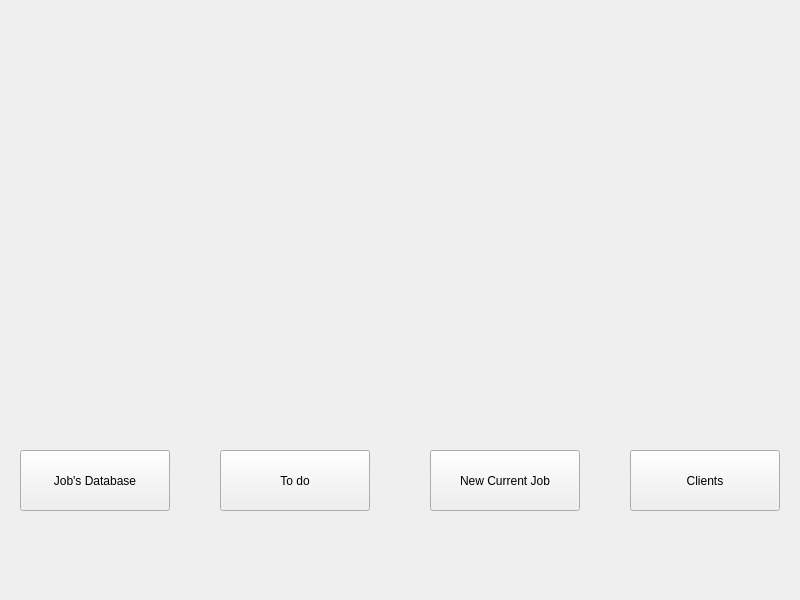
<?xml version="1.0" encoding="UTF-8"?>
<ui version="4.0">
 <class>MainWindow</class>
 <widget class="QMainWindow" name="MainWindow">
  <property name="geometry">
   <rect>
    <x>0</x>
    <y>0</y>
    <width>800</width>
    <height>600</height>
   </rect>
  </property>
  <property name="minimumSize">
   <size>
    <width>800</width>
    <height>600</height>
   </size>
  </property>
  <property name="maximumSize">
   <size>
    <width>800</width>
    <height>600</height>
   </size>
  </property>
  <property name="windowTitle">
   <string>Menu</string>
  </property>
  <property name="windowIcon">
   <iconset>
    <normaloff>logo.png</normaloff>logo.png</iconset>
  </property>
  <widget class="QWidget" name="centralwidget">
   <property name="minimumSize">
    <size>
     <width>800</width>
     <height>600</height>
    </size>
   </property>
   <property name="maximumSize">
    <size>
     <width>800</width>
     <height>600</height>
    </size>
   </property>
   <widget class="QPushButton" name="jobs">
    <property name="geometry">
     <rect>
      <x>20</x>
      <y>450</y>
      <width>150</width>
      <height>61</height>
     </rect>
    </property>
    <property name="autoFillBackground">
     <bool>false</bool>
    </property>
    <property name="text">
     <string>Job's Database</string>
    </property>
   </widget>
   <widget class="QPushButton" name="clients">
    <property name="geometry">
     <rect>
      <x>630</x>
      <y>450</y>
      <width>150</width>
      <height>61</height>
     </rect>
    </property>
    <property name="text">
     <string>Clients</string>
    </property>
   </widget>
   <widget class="QPushButton" name="add_current_job">
    <property name="geometry">
     <rect>
      <x>430</x>
      <y>450</y>
      <width>150</width>
      <height>61</height>
     </rect>
    </property>
    <property name="text">
     <string>New Current Job</string>
    </property>
   </widget>
   <widget class="QPushButton" name="to_do">
    <property name="geometry">
     <rect>
      <x>220</x>
      <y>450</y>
      <width>150</width>
      <height>61</height>
     </rect>
    </property>
    <property name="text">
     <string>To do</string>
    </property>
   </widget>
   <widget class="QLabel" name="label">
    <property name="geometry">
     <rect>
      <x>300</x>
      <y>100</y>
      <width>200</width>
      <height>200</height>
     </rect>
    </property>
    <property name="text">
     <string/>
    </property>
    <property name="pixmap">
     <pixmap>logo.png</pixmap>
    </property>
    <property name="scaledContents">
     <bool>true</bool>
    </property>
   </widget>
  </widget>
 </widget>
 <resources>
  <include location="src.qrc"/>
 </resources>
 <connections/>
</ui>
